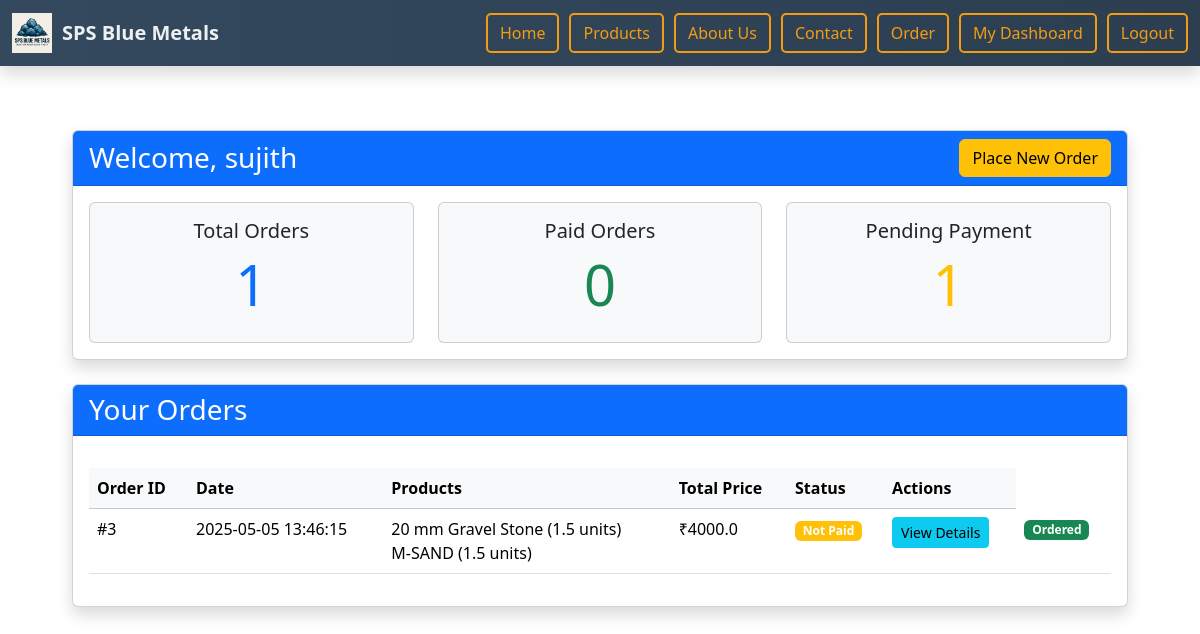
Screenshot of /user-dashboard (signed in) with the database file from the repository.
### tables this page shows
CREATE TABLE users (
            id INTEGER PRIMARY KEY AUTOINCREMENT,
            username TEXT UNIQUE NOT NULL,
            email TEXT UNIQUE NOT NULL,
            password TEXT NOT NULL
        );

CREATE TABLE orders (
            id INTEGER PRIMARY KEY AUTOINCREMENT,
            name TEXT,
            address TEXT,
            phone TEXT,
            total_price REAL,
            timestamp TEXT,
            payment_status TEXT DEFAULT 'Not Paid',
            order_status TEXT DEFAULT 'Ordered',
            user_id INTEGER
        );

CREATE TABLE order_items (
            id INTEGER PRIMARY KEY AUTOINCREMENT,
            order_id INTEGER,
            product TEXT,
            quantity REAL,
            FOREIGN KEY(order_id) REFERENCES orders(id)
        );

### app.py (the view)
@app.route('/user-dashboard')
@user_login_required
def user_dashboard():
    user_id = session.get('user_id')
    conn = sqlite3.connect('orders.db')
    c = conn.cursor()
    c.execute("SELECT * FROM users WHERE id = ?", (user_id,))
    user = c.fetchone()
    c.execute("SELECT * FROM orders WHERE user_id = ? ORDER BY timestamp DESC", (user_id,))
    user_orders = c.fetchall()
    c.execute("SELECT oi.* FROM order_items oi JOIN orders o ON oi.order_id = o.id WHERE o.user_id = ?", (user_id,))
    items = c.fetchall()
    order_items = {}
    for item in items:
        item_id, order_id, product, quantity = item
        order_items.setdefault(order_id, []).append((product, quantity))
    paid_orders = len([order for order in user_orders if order[6] == 'Paid'])
    unpaid_orders = len(user_orders) - paid_orders
    ordered_count = len([order for order in user_orders if order[7] == 'Ordered'])
    shipped_count = len([order for order in user_orders if order[7] == 'Shipped'])
    delivered_count = len([order for order in user_orders if order[7] == 'Delivered'])
    conn.close()
    return render_template('user_dashboard.html',
                          user={"id": user[0], "username": user[1], "email": user[2]},
                          user_orders=user_orders,
                          order_items=order_items,
                          paid_orders=paid_orders,
                          unpaid_orders=unpaid_orders,
                          ordered_count=ordered_count,
                          shipped_count=shipped_count,
                          delivered_count=delivered_count)

### app.py (called while the page is built)
def user_login_required(f):
    @wraps(f)
    def decorated_function(*args, **kwargs):
        if not session.get('user_logged_in'):
            flash('Please login to view this page.', 'warning')
            return redirect('/login')
        return f(*args, **kwargs)
    return decorated_function

### templates/user_dashboard.html
{% extends "base.html" %}
{% block content %}
<div class="container py-4">
    <div class="row mb-4">
        <div class="col-12">
            <div class="card shadow" data-aos="fade-up">
                <div class="card-header bg-primary text-white d-flex justify-content-between align-items-center">
                    <h3 class="mb-0">Welcome, {{ user.username }}</h3>
                    <a href="{{ url_for('order') }}" class="btn btn-warning">Place New Order</a>
                </div>
                <div class="card-body">
                    <div class="row g-4">
                        <div class="col-md-4">
                            <div class="card bg-light h-100">
                                <div class="card-body text-center">
                                    <h5 class="card-title">Total Orders</h5>
                                    <h2 class="display-4 text-primary">{{ user_orders|length }}</h2>
                                </div>
                            </div>
                        </div>
                        <div class="col-md-4">
                            <div class="card bg-light h-100">
                                <div class="card-body text-center">
                                    <h5 class="card-title">Paid Orders</h5>
                                    <h2 class="display-4 text-success">{{ paid_orders }}</h2>
                                </div>
                            </div>
                        </div>
                        <div class="col-md-4">
                            <div class="card bg-light h-100">
                                <div class="card-body text-center">
                                    <h5 class="card-title">Pending Payment</h5>
                                    <h2 class="display-4 text-warning">{{ unpaid_orders }}</h2>
                                </div>
                            </div>
                        </div>
                    </div>
                </div>
            </div>
        </div>
    </div>
    <div class="row">
        <div class="col-12">
            <div class="card shadow" data-aos="fade-up" data-aos-delay="100">
                <div class="card-header bg-primary text-white">
                    <h3 class="mb-0">Your Orders</h3>
                </div>
                <div class="card-body">
                    {% if user_orders %}
                        <div class="table-responsive">
                            <table class="table table-hover">
                                <thead class="table-light">
                                    <tr>
                                        <th>Order ID</th>
                                        <th>Date</th>
                                        <th>Products</th>
                                        <th>Total Price</th>
                                        <th>Status</th>
                                        <th>Actions</th>
                                    </tr>
                                </thead>
                                <tbody>
                                    {% for order in user_orders %}
                                    <p>
                                        <tr>
                                            <td>#{{ order[0] }}</td>
                                            <td>{{ order[5] }}</td>
                                            <td>
                                                <ul class="list-unstyled mb-0">
                                                    {% for product, quantity in order_items.get(order[0], []) %}
                                                        <li>{{ product }} ({{ quantity }} unit{% if quantity > 1 %}s{% endif %})</li>
                                                    {% endfor %}
                                                </ul>
                                            </td>
                                            <td>₹{{ order[4]|round(2) }}</td>
                                            <td>
                                                {% if order[6] == 'Paid' %}
                                                    <span class="badge bg-success">Paid</span>
                                                {% else %}
                                                    <span class="badge bg-warning">Not Paid</span>
                                                {% endif %}
                                            </td>
                                            <td>
                                                <a href="{{ url_for('view_order_details', order_id=order[0]) }}" class="btn btn-sm btn-info">View Details</a>
                                            </td>
                                            <td>
                                                {% if order[7] == 'Ordered' %}
                                                    <span class="badge bg-success">Ordered</span>
                                                {% elif order[7] == 'Shipped' %}
                                                    <span class="badge bg-success">Shipped</span>
                                                {% else %}
                                                    <span class="badge bg-warning">Delivered</span>
                                                {% endif %}
                                            </td>
                                        </tr>
                                    {% endfor %}
                                </tbody>
                            </table>
                        </div>
                    {% else %}
                        <div class="text-center py-5">
                            <h4 class="text-muted">You haven't placed any orders yet</h4>
                            <a href="{{ url_for('order') }}" class="btn btn-primary mt-3">Place Your First Order</a>
                        </div>
                    {% endif %}
                </div>
            </div>
        </div>
    </div>
</div>
{% endblock %}

### templates/base.html (style rules this page uses)
html, body { margin: 0; padding: 0; width: 100%; overflow-x: hidden; background-color: #f4f4f9; }

### rows the page displays
users: username "sujith"
orders: id "3", timestamp "2025-05-05 13:46:15", total_price "4000.0", payment_status "Not Paid", order_status "Ordered"
order_items: product "20 mm Gravel Stone", quantity "1.5", shows "s"
order_items: product "M-SAND", quantity "1.5", shows "s"

### other values shown
{{ user_orders|length }} "1"
{{ paid_orders }} "0"
{{ unpaid_orders }} "1"
